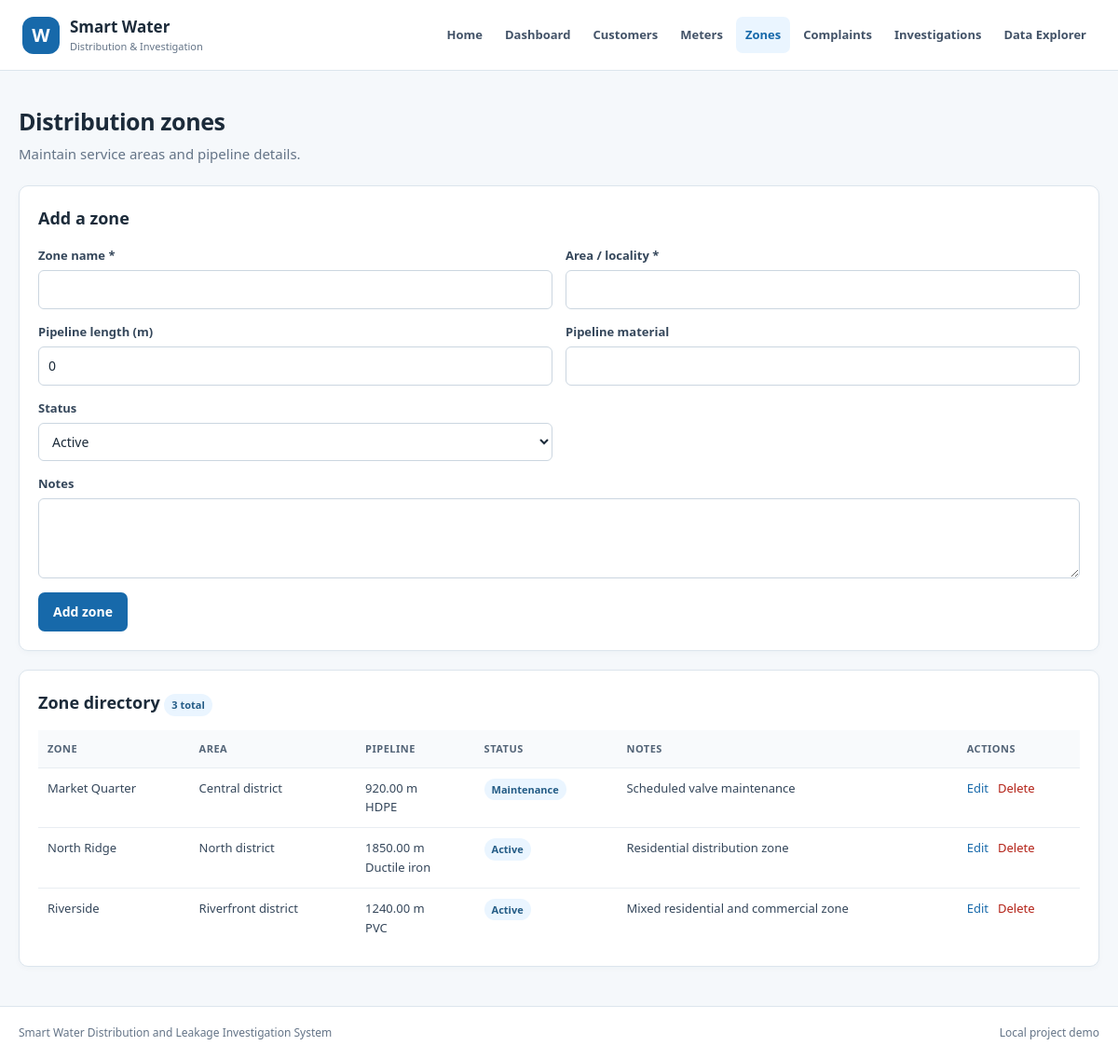
/zones.php, run on the app's committed database.
### tables this page shows
CREATE TABLE IF NOT EXISTS zones (
    zone_id INT UNSIGNED AUTO_INCREMENT PRIMARY KEY,
    zone_name VARCHAR(100) NOT NULL UNIQUE,
    area VARCHAR(150) NOT NULL,
    pipeline_length_m DECIMAL(10,2) NOT NULL DEFAULT 0,
    pipeline_material VARCHAR(80) NOT NULL DEFAULT '',
    status ENUM('Active', 'Maintenance', 'Inactive') NOT NULL DEFAULT 'Active',
    description TEXT NULL,
    created_at TIMESTAMP NOT NULL DEFAULT CURRENT_TIMESTAMP
);

### includes/app.php (called while the page is built, shortened)
<?php
function h(string|int|float|null $value): string
{
    return htmlspecialchars((string) $value, ENT_QUOTES, 'UTF-8');
}

### zones.php (the view, shortened to what this page needs)
<?php
require_once __DIR__ . '/includes/app.php';
$editing = null;
$zones = $pdo->query('SELECT * FROM zones ORDER BY zone_name')->fetchAll();
include __DIR__ . '/includes/header.php';
?>
<div class="page-heading"><div><h1>Distribution zones</h1><p>Maintain service areas and pipeline details.</p></div></div>
<section class="panel">
    <h2><?= $editing ? 'Update zone' : 'Add a zone' ?></h2>
    <form method="post"><?= form_token() ?><input type="hidden" name="action" value="save"><input type="hidden" name="zone_id" value="<?= h($editing['zone_id'] ?? '') ?>">
        <div class="form-grid">
            <div class="field"><label for="zone_name">Zone name *</label><input id="zone_name" name="zone_name" maxlength="100" required value="<?= h($editing['zone_name'] ?? '') ?>"></div>
            <div class="field"><label for="area">Area / locality *</label><input id="area" name="area" maxlength="150" required value="<?= h($editing['area'] ?? '') ?>"></div>
            <div class="field"><label for="pipeline_length_m">Pipeline length (m)</label><input id="pipeline_length_m" name="pipeline_length_m" type="number" min="0" step="0.01" value="<?= h($editing['pipeline_length_m'] ?? '0') ?>"></div>
            <div class="field"><label for="pipeline_material">Pipeline material</label><input id="pipeline_material" name="pipeline_material" maxlength="80" value="<?= h($editing['pipeline_material'] ?? '') ?>"></div>
            <div class="field"><label for="status">Status</label><select id="status" name="status"><?php foreach (['Active', 'Maintenance', 'Inactive'] as $status): ?><option <?= ($editing['status'] ?? 'Active') === $status ? 'selected' : '' ?>><?= h($status) ?></option><?php endforeach; ?></select></div>
            <div class="field full"><label for="description">Notes</label><textarea id="description" name="description"><?= h($editing['description'] ?? '') ?></textarea></div>
        </div>
        <div class="form-actions"><button class="button" type="submit"><?= $editing ? 'Save changes' : 'Add zone' ?></button><?php if ($editing): ?><a class="cancel-link" href="zones.php">Cancel</a><?php endif; ?></div>
    </form>
</section>
<section class="panel"><h2>Zone directory <span class="badge"><?= count($zones) ?> total</span></h2>
<?php if (!$zones): ?><p class="empty">No zones added yet.</p><?php else: ?><div class="table-wrap"><table><thead><tr><th>Zone</th><th>Area</th><th>Pipeline</th><th>Status</th><th>Notes</th><th>Actions</th></tr></thead><tbody>
<?php foreach ($zones as $zone): ?><tr><td><?= h($zone['zone_name']) ?></td><td><?= h($zone['area']) ?></td><td><?= h($zone['pipeline_length_m']) ?> m<br><?= h($zone['pipeline_material'] ?: 'Material not set') ?></td><td><span class="badge"><?= h($zone['status']) ?></span></td><td><?= h($zone['description'] ?: '—') ?></td><td><div class="actions"><a href="zones.php?edit=<?= h($zone['zone_id']) ?>">Edit</a><form method="post" onsubmit="return confirm('Delete this zone?');"><?= form_token() ?><input type="hidden" name="action" value="delete"><input type="hidden" name="zone_id" value="<?= h($zone['zone_id']) ?>"><button class="link-button danger" type="submit">Delete</button></form></div></td></tr><?php endforeach; ?>
</tbody></table></div><?php endif; ?></section>
<?php include __DIR__ . '/includes/footer.php'; ?>

### assets/style.css (style rules this page uses)
:root { --blue: #1769aa; --blue-dark: #104c7d; --blue-light: #eaf5ff; --ink: #1c2b3a; --muted: #647487; --line: #dce5ed; --surface: #ffffff; --background: #f5f8fb; --green: #157347; --red: #b42318; }
* { box-sizing: border-box; }
body { margin: 0; color: var(--ink); background: var(--background); font: 15px/1.6 system-ui, -apple-system, "Segoe UI", sans-serif; }
a { color: var(--blue); text-decoration: none; }
.button, button.button { display: inline-block; border: 0; border-radius: 7px; padding: 10px 16px; color: #fff; background: var(--blue); font: inherit; font-size: 14px; font-weight: 700; cursor: pointer; }
.content-section h2, .page-heading h1 { margin: 0 0 18px; font-size: 25px; letter-spacing: -.4px; }
.feature-card, .panel, .stat-card { border: 1px solid var(--line); border-radius: 10px; background: var(--surface); box-shadow: 0 2px 6px rgba(27, 55, 80, .03); }
.page-heading { display: flex; justify-content: space-between; align-items: flex-end; gap: 16px; margin: 34px 0 22px; }
.page-heading h1 { margin-bottom: 3px; }
.page-heading p { margin: 0; color: var(--muted); }
.panel { margin-bottom: 20px; padding: 20px; }
.panel h2 { margin: 0 0 15px; font-size: 18px; }
.form-grid { display: grid; grid-template-columns: repeat(2, minmax(0, 1fr)); gap: 14px; }
.field { display: flex; flex-direction: column; gap: 5px; }
.field.full { grid-column: 1 / -1; }
label { color: #35475b; font-size: 13px; font-weight: 650; }
input, select, textarea { width: 100%; padding: 9px 10px; border: 1px solid #cbd6e0; border-radius: 6px; color: var(--ink); background: white; font: inherit; font-size: 14px; }
textarea { min-height: 86px; resize: vertical; }
.form-actions { display: flex; align-items: center; gap: 12px; margin-top: 15px; }
.table-wrap { width: 100%; overflow-x: auto; }
table { width: 100%; border-collapse: collapse; text-align: left; font-size: 13px; }
th, td { padding: 11px 10px; border-bottom: 1px solid #e8edf2; vertical-align: top; }
th { color: #536477; background: #f8fafc; font-size: 11px; text-transform: uppercase; letter-spacing: .5px; white-space: nowrap; }
td { color: #35475b; }
tr:last-child td { border-bottom: 0; }
.actions { display: flex; align-items: center; gap: 10px; white-space: nowrap; }
.actions form { margin: 0; }
.link-button { padding: 0; border: 0; color: var(--blue); background: none; font: inherit; cursor: pointer; }
.link-button.danger { color: var(--red); }
.badge { display: inline-block; padding: 3px 8px; border-radius: 20px; color: #245c86; background: var(--blue-light); font-size: 11px; font-weight: 700; white-space: nowrap; }

### data on the page
zones: zone_name "Market Quarter", area "Central district", pipeline_length_m "920.00", pipeline_material "HDPE", status "Maintenance", description "Scheduled valve maintenance"
zones: zone_name "North Ridge", area "North district", pipeline_length_m "1850.00", pipeline_material "Ductile iron", status "Active", description "Residential distribution zone"
zones: zone_name "Riverside", area "Riverfront district", pipeline_length_m "1240.00", pipeline_material "PVC", status "Active", description "Mixed residential and commercial zone"

### other printed values
count($zones) "3"
form field status "Active"
